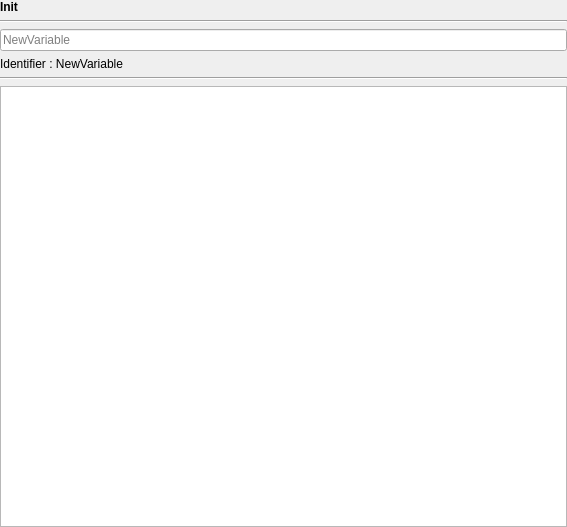
<?xml version="1.0" encoding="UTF-8"?>
<ui version="4.0">
 <class>Form</class>
 <widget class="QWidget" name="Form">
  <property name="geometry">
   <rect>
    <x>0</x>
    <y>0</y>
    <width>567</width>
    <height>527</height>
   </rect>
  </property>
  <property name="windowTitle">
   <string>Form</string>
  </property>
  <layout class="QVBoxLayout" name="verticalLayout">
   <property name="leftMargin">
    <number>0</number>
   </property>
   <property name="topMargin">
    <number>0</number>
   </property>
   <property name="rightMargin">
    <number>0</number>
   </property>
   <property name="bottomMargin">
    <number>0</number>
   </property>
   <item>
    <widget class="QLabel" name="label">
     <property name="maximumSize">
      <size>
       <width>16777215</width>
       <height>30</height>
      </size>
     </property>
     <property name="text">
      <string>&lt;html&gt;&lt;head/&gt;&lt;body&gt;&lt;p&gt;&lt;span style=&quot; font-size:9pt; font-weight:600;&quot;&gt;Init&lt;/span&gt;&lt;/p&gt;&lt;/body&gt;&lt;/html&gt;</string>
     </property>
    </widget>
   </item>
   <item>
    <widget class="Line" name="line">
     <property name="orientation">
      <enum>Qt::Horizontal</enum>
     </property>
    </widget>
   </item>
   <item>
    <widget class="QLineEdit" name="VariableName">
     <property name="frame">
      <bool>true</bool>
     </property>
     <property name="placeholderText">
      <string>NewVariable</string>
     </property>
    </widget>
   </item>
   <item>
    <widget class="QLabel" name="IdentifierLabel">
     <property name="text">
      <string>Identifier : NewVariable</string>
     </property>
    </widget>
   </item>
   <item>
    <widget class="Line" name="line_2">
     <property name="orientation">
      <enum>Qt::Horizontal</enum>
     </property>
    </widget>
   </item>
   <item>
    <widget class="QTextEdit" name="CodeArea"/>
   </item>
  </layout>
 </widget>
 <resources/>
 <connections/>
</ui>
